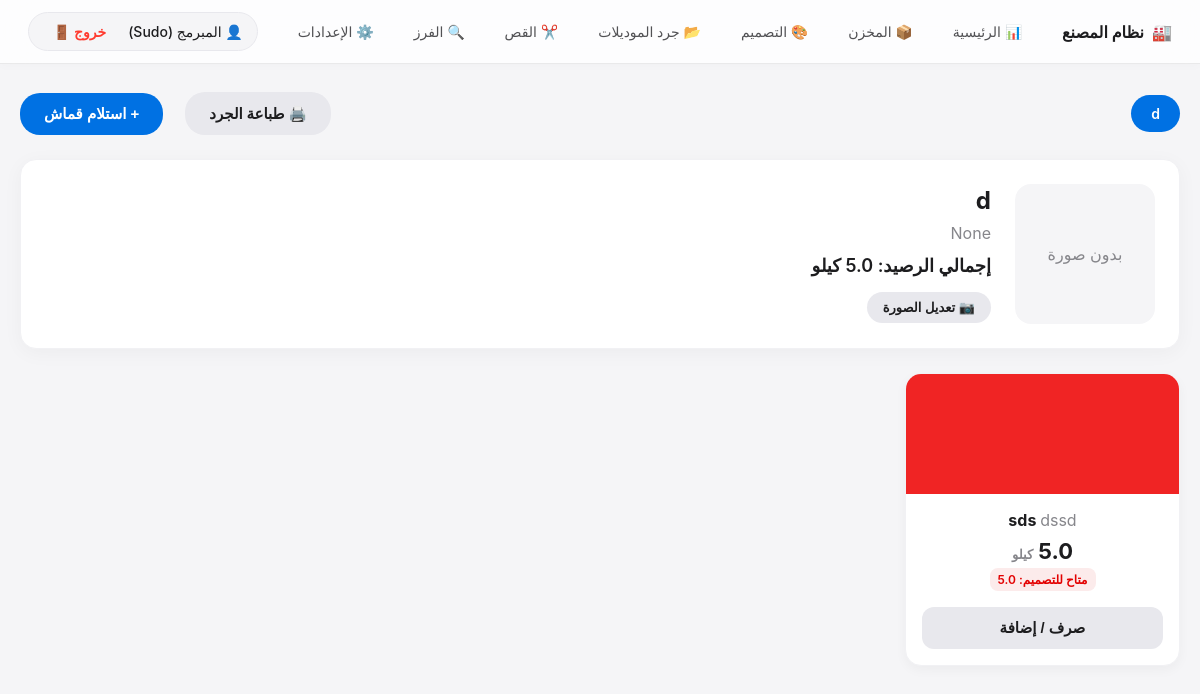
The page /warehouse/ (signed in) on the database its author committed.
### app/models.py (models this page shows)
class Fabric(db.Model):
    id = db.Column(db.Integer, primary_key=True)
    name = db.Column(db.String(100), nullable=False)
    description = db.Column(db.Text, nullable=True)
    unit = db.Column(db.String(20), nullable=False)
    image_url = db.Column(db.String(200), nullable=True)
    supplier_id = db.Column(db.Integer, db.ForeignKey('supplier.id'), nullable=True)
    supplier = db.relationship('Supplier', backref='fabrics', lazy=True)
    colors = db.relationship('FabricColor', backref='fabric', lazy=True)
    is_deleted = db.Column(db.Boolean, default=False)

class FabricColor(db.Model):
    id = db.Column(db.Integer, primary_key=True)
    fabric_id = db.Column(db.Integer, db.ForeignKey('fabric.id'), nullable=False)
    color_code = db.Column(db.String(50), nullable=False)
    color_name = db.Column(db.String(50), nullable=True)
    hex_code = db.Column(db.String(7), nullable=True)
    price_per_unit = db.Column(db.Float, default=0.0)
    quantity = db.Column(db.Float, default=0.0)
    reserved_quantity = db.Column(db.Float, default=0.0)
    is_deleted = db.Column(db.Boolean, default=False)

### app/warehouse/routes.py (the view)
@warehouse_bp.route('/')
def index():
    fabrics = Fabric.query.all()
    suppliers = Supplier.query.all()
    selected_fabric_id = request.args.get('fabric_id', type=int)
    selected_fabric = None
    if selected_fabric_id:
        selected_fabric = Fabric.query.get(selected_fabric_id)
    elif fabrics:
        selected_fabric = fabrics[0]
    return render_template('warehouse/index.html', fabrics=fabrics, selected_fabric=selected_fabric, suppliers=suppliers)

### app/templates/warehouse/index.html (shortened to what this page needs)
{% extends 'base.html' %}
{% block content %}
<div class="fabric-tabs">
    {% for f in fabrics %}
        <a href="?fabric_id={{ f.id }}" class="fabric-tab {% if selected_fabric and selected_fabric.id == f.id %}active{% endif %}">{{ f.name }}</a>
    {% endfor %}
    <a href="/warehouse/print_inventory" target="_blank" class="apple-btn btn-gray" style="margin-left: 10px;">🖨️ طباعة الجرد</a>
    <button class="apple-btn btn-blue" onclick="openModal('addModal')">+ استلام قماش</button>
</div>
{% if selected_fabric %}
<div class="apple-card" style="display: flex; gap: 24px; align-items: center;">
    {% if selected_fabric.image_url %}
        <img src="{{ selected_fabric.image_url }}" alt="صورة القماش" style="width: 140px; height: 140px; border-radius: 16px; object-fit: cover;">
    {% else %}
        <div style="width: 140px; height: 140px; border-radius: 16px; background: #f5f5f7; display: flex; align-items: center; justify-content: center; color: #86868b;">بدون صورة</div>
    {% endif %}
    <div>
        <h2 style="margin: 0 0 8px 0; color: #1d1d1f;">{{ selected_fabric.name }}</h2>
        <p style="color: #86868b; margin: 0 0 12px 0;">{{ selected_fabric.description }}</p>
        <div style="font-size: 18px; font-weight: 600; color: #1d1d1f; margin-bottom: 16px;">إجمالي الرصيد: {{ selected_fabric.colors | sum(attribute='quantity') }} {{ selected_fabric.unit }}</div>
        <button class="apple-btn btn-gray" onclick="openModal('editFabricModal')" style="padding: 8px 16px; font-size: 13px;">📷 تعديل الصورة</button>
    </div>
</div>
<div class="colors-grid">
    {% for color in selected_fabric.colors %}
    <div class="color-card">
        <div class="color-box" style="background-color: {{ color.hex_code if color.hex_code else '#f5f5f7' }}; cursor: pointer;" onclick="navigator.clipboard.writeText('{{ color.hex_code }}').then(() => alert('تم نسخ الكود: {{ color.hex_code }}'));" title="اضغط لنسخ كود اللون"></div>
        <div class="color-details">
            <h4 style="margin: 0 0 8px 0; color: #1d1d1f;">{{ color.color_code }} <span style="font-weight: normal; color: #86868b;">{{ color.color_name or '' }}</span></h4>
            <div style="font-size: 22px; font-weight: 700; margin-bottom: 4px;">{{ color.quantity }} <span style="font-size: 13px; color: #86868b;">{{ selected_fabric.unit }}</span></div>
            <div style="font-size: 12px; font-weight: 600; color: #e30000; margin-bottom: 16px; background: #fcebeb; padding: 4px 8px; border-radius: 8px; display: inline-block;">متاح للتصميم: {{ color.quantity - color.reserved_quantity }}</div>
            <button class="apple-btn btn-gray" style="width: 100%; border-radius: 12px;" onclick="openTransactionModal({{ color.id }}, '{{ color.color_code }}')">صرف / إضافة</button>
        </div>
    </div>
    {% endfor %}
</div>
{% endif %}
{% endblock %}

### app/templates/base.html (style rules this page uses)
body { font-family: -apple-system, BlinkMacSystemFont, "Segoe UI", Roboto, sans-serif; background-color: #f5f5f7; margin: 0; color: #1d1d1f; }

### app/templates/warehouse/index.html (style rules this page uses)
.apple-card { background: #ffffff; border-radius: 16px; padding: 24px; box-shadow: 0 4px 20px rgba(0,0,0,0.04); border: 1px solid #f1f1f4; margin-bottom: 24px; }
.fabric-tabs { display: flex; gap: 12px; margin-bottom: 24px; flex-wrap: wrap; align-items: center; }
.fabric-tab { padding: 10px 20px; background: #f5f5f7; border-radius: 20px; cursor: pointer; text-decoration: none; color: #1d1d1f; font-weight: 600; font-size: 14px; transition: all 0.2s ease; }
.fabric-tab.active, .fabric-tab:hover { background: #0071e3; color: white; }
.colors-grid { display: grid; grid-template-columns: repeat(auto-fill, minmax(220px, 1fr)); gap: 20px; }
.color-card { background: white; border-radius: 16px; overflow: hidden; box-shadow: 0 4px 12px rgba(0,0,0,0.04); border: 1px solid #f1f1f4; transition: transform 0.2s; }
.color-box { height: 120px; width: 100%; display: flex; align-items: center; justify-content: center; }
.color-details { padding: 16px; text-align: center; }
.apple-btn { padding: 12px 24px; border: none; border-radius: 20px; cursor: pointer; font-weight: 600; font-size: 15px; transition: 0.2s; color: white; display: inline-block; text-decoration: none; text-align: center; }
.btn-blue { background: #0071e3; }
.btn-gray { background: #e8e8ed; color: #1d1d1f; }

### rows shown on the page
Fabric: name "d", description "None", unit "كيلو"
FabricColor: color_code "sds", color_name "dssd", quantity "5.0", color.quantity-color.reserved_quantity "5.0"

### other values the page prints
{{ session.get('real_name') }} "المبرمج (Sudo)"
{{ selected_fabric.colors | sum(attribute='quantity') }} "5.0"
